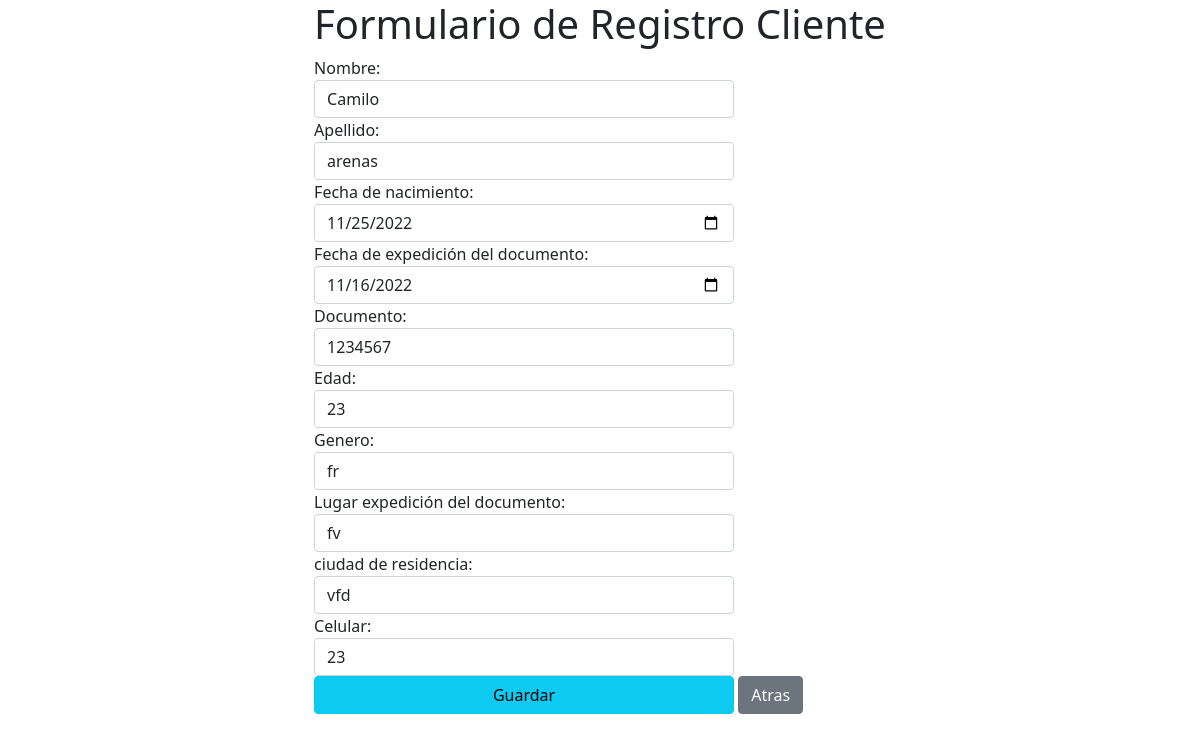
/ActualizarCliente/1, run on the app's committed database.
### CRUD/models.py (models this page shows, shortened)
class Cliente(models.Model):
    nombre = models.CharField(max_length=15, null=False)
    apellido = models.CharField(max_length=10, null=False)
    f_nacimiento = models.DateField(null=False )
    f_exp_documento = models.DateField(null=False)
    documento = models.IntegerField(null=False,)
    edad = models.IntegerField(null=False,)
    genero = models.CharField(max_length=10,null=False)
    l_exp_documento = models.CharField(max_length=10,null=False)
    ciud_residencia = models.CharField(max_length=10,null=False)
    celular = models.IntegerField(null=False,)

### CRUD/views.py (the view)
# urls.py: path('ActualizarCliente/<int:id>', views.ActualizarC, name="ActualizarCliente"),
def ActualizarC(request, id):
    cliente = Cliente.objects.get(id=id)
    if request.method == 'POST':
        formulario = ClienteForm(request.POST, instance=cliente)
        if formulario.is_valid:
            formulario.save()
            return redirect ('lista')
    else:
        formulario = ClienteForm(instance = cliente)
        return render(request,'inicio.html', {'formulario':formulario, 'id': id} )

### CRUD/forms.py
class ClienteForm(ModelForm):
    class Meta:
        model = Cliente
        fields = '__all__'
        widgets = {
            'nombre': TextInput (attrs={'class': 'form-control'}),
            'apellido': TextInput (attrs={'class': 'form-control'}),
            'f_nacimiento': DateInput(attrs={'type':'date','class':'form-control'}),
            'f_exp_documento': DateInput(attrs={'type':'date','class':'form-control'}),
            'documento': NumberInput (attrs={'class': 'form-control','max':9999999999}),
            'edad': NumberInput (attrs={'class': 'form-control','max':99}),
            'genero': TextInput (attrs={'class': 'form-control'}),
            'l_exp_documento': TextInput (attrs={'class': 'form-control'}),
            'ciud_residencia': TextInput (attrs={'class': 'form-control'}),
            'celular': NumberInput (attrs={'class': 'form-control','max':9999999999}),
        }
        labels = {'f_nacimiento': 'Fecha de nacimiento', 'f_exp_documento': 'Fecha de expedición del documento','l_exp_documento':'Lugar expedición del documento','ciud_residencia': 'ciudad de residencia'}

### CRUD/templates/inicio.html (shortened to what this page needs)
{% load static %}
<!DOCTYPE html>
<html lang="en">
<head>
    <link rel="stylesheet" href="{% static 'css/bootstrap.css' %}">
    <link rel="stylesheet" href="{% static 'css/style.css' %}">
</head>
<body>
    <div class="container">
        <form action="" method="POST">
            <h1>Formulario de Registro Cliente</h1>
            {{ formulario.as_table}}
            <input type="submit" value="Guardar" class="btn btn-info boton">
            <a href="{% url 'index' %}" class="btn btn-secondary">Atras</a>
        </form>
    </div>
</body>
</html>

### static/css/style.css (style rules this page uses)
* { margin: 0%; padding: 0%; }
.container { display: flex; width: 95vw; height: 95vh; justify-content: center; align-content: flex-start; }
.container form input { width: 35vw; }
.boton { width: 15vw ; }
h1 { text-align: center; justify-content: center; align-content: flex-start; }

### data on the page
Cliente: nombre "Camilo", apellido "arenas", f_nacimiento "11/25/2022", f_exp_documento "11/16/2022", documento "1234567", edad "23", genero "fr", l_exp_documento "fv", ciud_residencia "vfd", celular "23"
